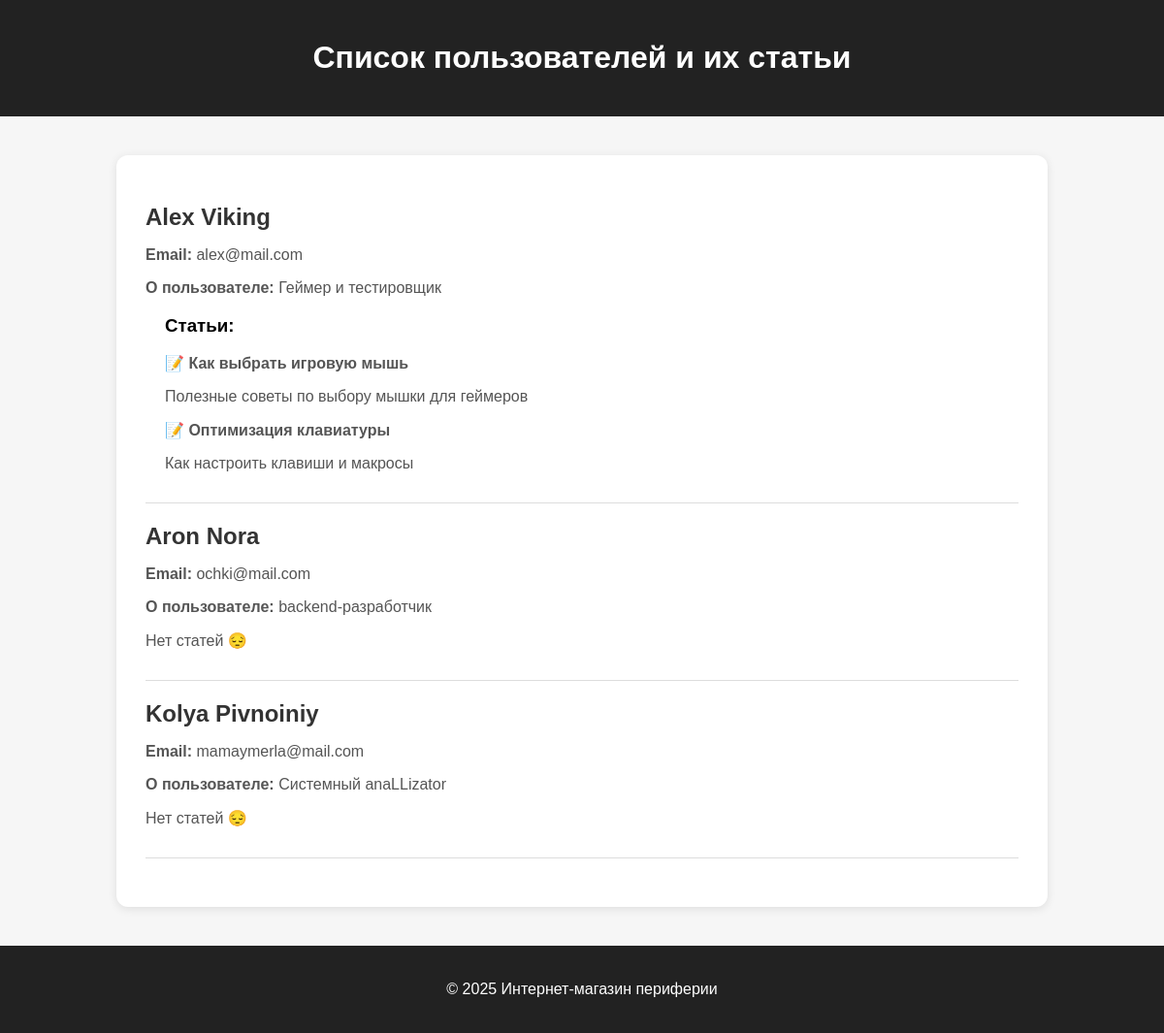
/users/, run on the app's committed database.
### accounts/models.py (models this page shows, shortened)
class User(models.Model):
    first_name = models.CharField(max_length=50, verbose_name="Имя")
    last_name = models.CharField(max_length=50, verbose_name="Фамилия")
    email = models.EmailField(unique=True, verbose_name="Email")
    bio = models.TextField(blank=True, verbose_name="Описание / Биография")
    created_at = models.DateTimeField(auto_now_add=True, verbose_name="Дата регистрации")
    def full_name(self):
        return f"{self.first_name} {self.last_name}"
    class Meta:
        verbose_name = "Пользователь"
        verbose_name_plural = "Пользователи"

class Article(models.Model):
    author = models.ForeignKey(User, on_delete=models.CASCADE, related_name="articles", verbose_name="Автор")
    title = models.CharField(max_length=100, verbose_name="Заголовок")
    content = models.TextField(verbose_name="Содержание")
    created_at = models.DateTimeField(auto_now_add=True, verbose_name="Дата публикации")
    class Meta:
        verbose_name = "Статья"
        verbose_name_plural = "Статьи"

### accounts/views.py (the view)
# urls.py: path('', views.users_list, name='users_list'),
def users_list(request):
    users = User.objects.all()
    return render(request, 'accounts/users.html', {'users': users})

### store/templates/accounts/users.html (shortened to what this page needs)
<!DOCTYPE html>
<html lang="ru">
<head>
</head>
<body>
    <header>
        <h1>Список пользователей и их статьи</h1>
    </header>
    <div class="container">
        {% for user in users %}
            <div class="user">
                <h2>{{ user.full_name }}</h2>
                <p><strong>Email:</strong> {{ user.email }}</p>
                <p><strong>О пользователе:</strong> {{ user.bio|default:"Нет описания" }}</p>
                {% if user.articles.all %}
                    <div class="articles">
                        <h3>Статьи:</h3>
                        {% for article in user.articles.all %}
                            <div class="article">
                                <p class="article-title">📝 {{ article.title }}</p>
                                <p>{{ article.content|truncatewords:15 }}</p>
                            </div>
                        {% endfor %}
                    </div>
                {% else %}
                    <p>Нет статей 😔</p>
                {% endif %}
            </div>
        {% endfor %}
    </div>
    <footer>
        <p>© 2025 Интернет-магазин периферии</p>
    </footer>
</body>
</html>

### store/templates/accounts/users.html (style rules this page uses)
body { font-family: 'Montserrat', sans-serif; background-color: #f6f6f6; margin: 0; padding: 0; }
header { background-color: #222; color: white; padding: 20px; text-align: center; }
.container { max-width: 900px; margin: 40px auto; background: white; border-radius: 12px; padding: 30px; box-shadow: 0 2px 10px rgba(0,0,0,0.1); }
.user { border-bottom: 1px solid #ddd; margin-bottom: 20px; padding-bottom: 15px; }
.user h2 { color: #333; margin-bottom: 5px; }
.user p { color: #555; }
.articles { margin-left: 20px; margin-top: 10px; }
.article { margin-bottom: 10px; }
.article-title { font-weight: bold; }
footer { text-align: center; margin-top: 40px; padding: 20px; background: #222; color: white; }

### data on the page
User: full_name "Alex Viking", email "alex@mail.com", bio "Геймер и тестировщик"
Article: title "Как выбрать игровую мышь", content "Полезные советы по выбору мышки для геймеров"
Article: title "Оптимизация клавиатуры", content "Как настроить клавиши и макросы"
User: full_name "Aron Nora", email "ochki@mail.com", bio "backend-разработчик", shows "Нет статей 😔"
User: full_name "Kolya Pivnoiniy", email "mamaymerla@mail.com", bio "Системный anaLLizator", shows "Нет статей 😔"
